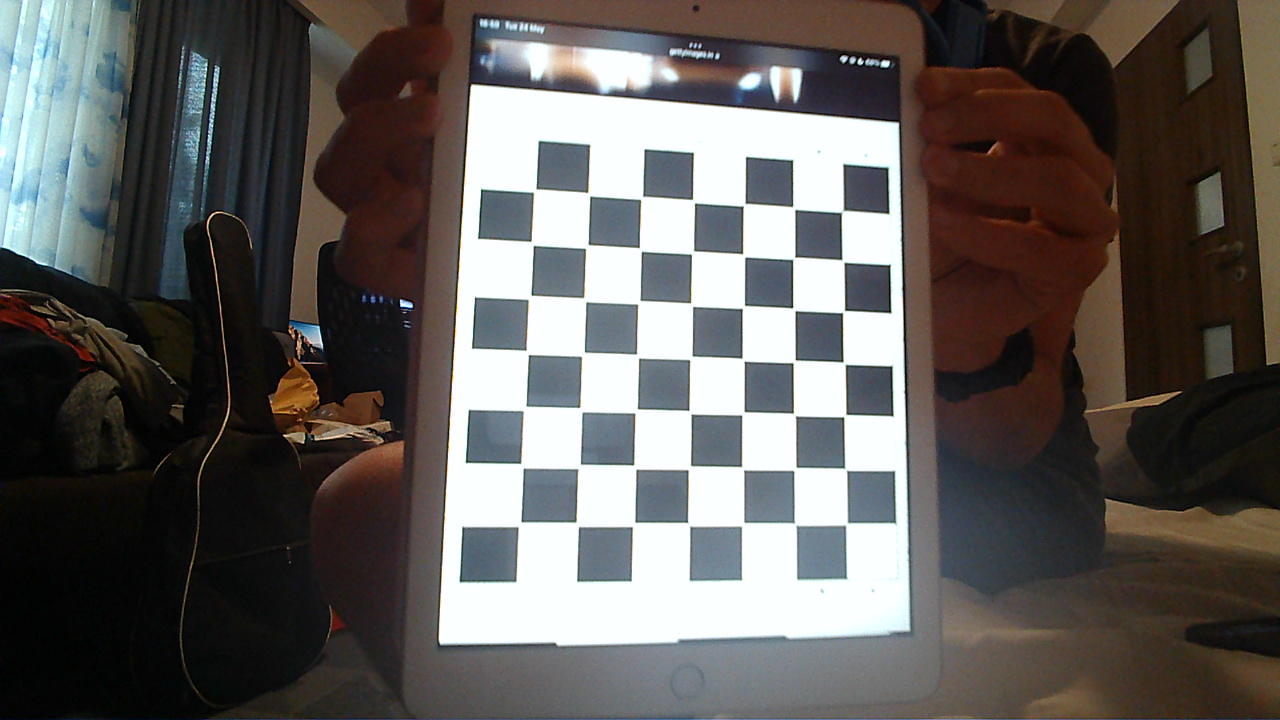
#> input picture data/stereoL/img1.png, 1280 x 720 px, given in place of img6.png, which was not available
$ python calibrateStereo.py   (older library calls are emulated)
#> lines starting #> are read from the running program, lines starting #| are printed output that depends on the picture; pictures that were not available may be replaced by others from this repository, and a replacement may not be noted
import cv2
import numpy as np
from tqdm import tqdm

# Set the path to the images captured by the left and right cameras
pathL = "./data/stereoL/"
pathR = "./data/stereoR/"

# Termination criteria for refining the detected corners
criteria = (cv2.TERM_CRITERIA_EPS + cv2.TERM_CRITERIA_MAX_ITER, 30, 0.001)

objp = np.zeros((6*7,3), np.float32)
objp[:,:2] = np.mgrid[0:6,0:7].T.reshape(-1,2)

img_ptsL = []
img_ptsR = []
obj_pts = []

for i in tqdm(range(6,12)):
	imgL = cv2.imread(pathL+"img%d.png"%i)
#> imgL is the input picture: shape (720, 1280, 3); mean B, G, R 89.9, 92.6, 96.3
	imgR = cv2.imread(pathR+"img%d.png"%i)
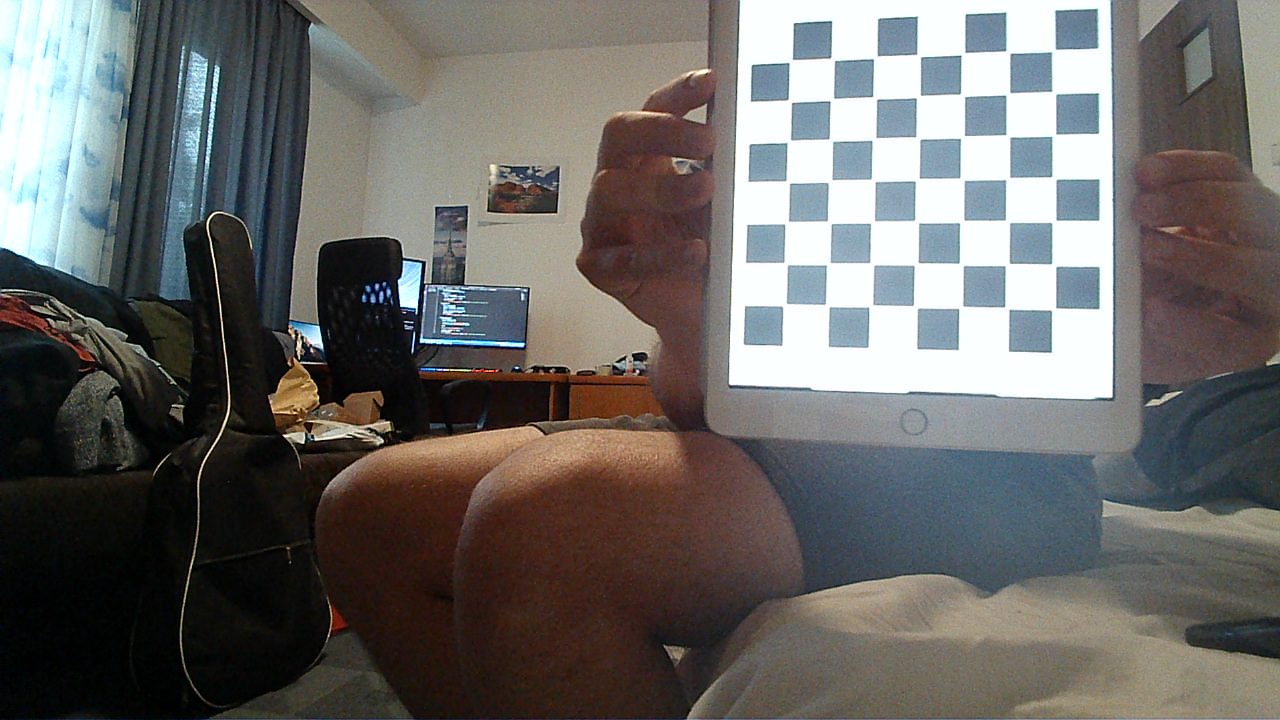
#> input picture data/stereoL/img10.png, 1280 x 720 px, given in place of img6.png, which was not available
#> imgR is the input picture: shape (720, 1280, 3); mean B, G, R 101.9, 104.5, 105.9
	imgL_gray = cv2.imread(pathL+"img%d.png"%i,0)
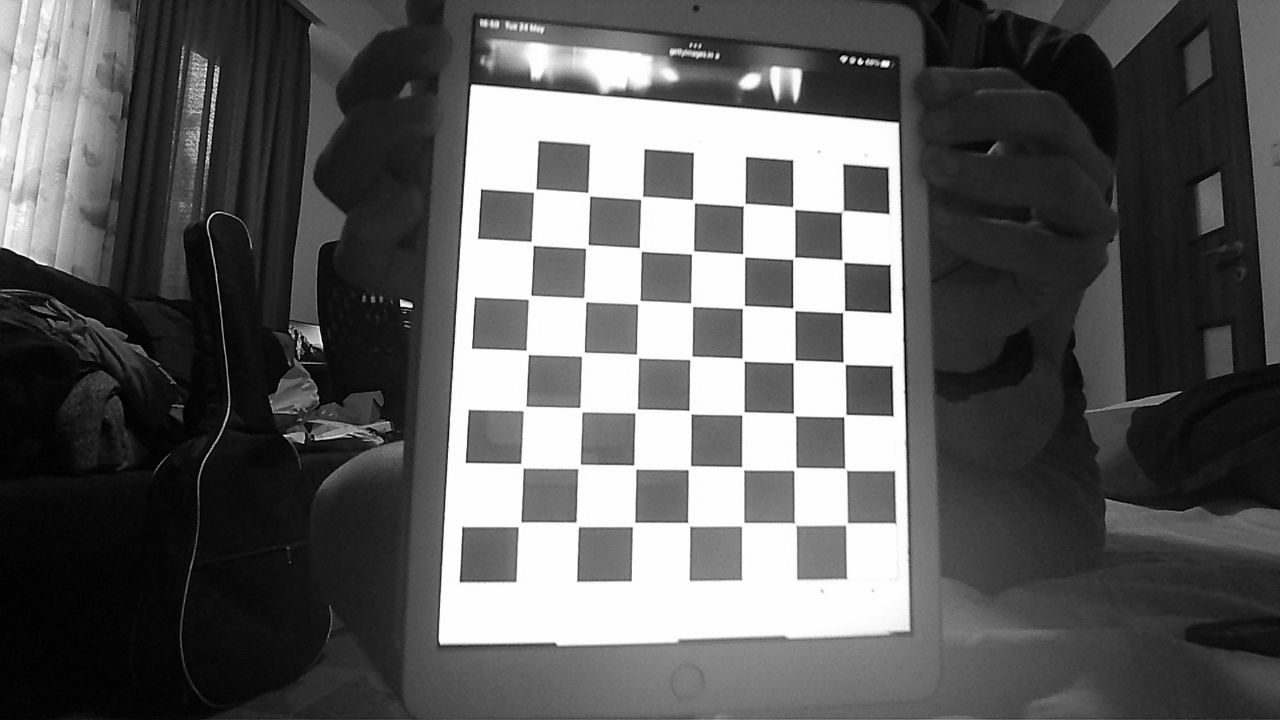
#> imgL_gray: shape (720, 1280); min 0, max 255, mean 93
	imgR_gray = cv2.imread(pathR+"img%d.png"%i,0)
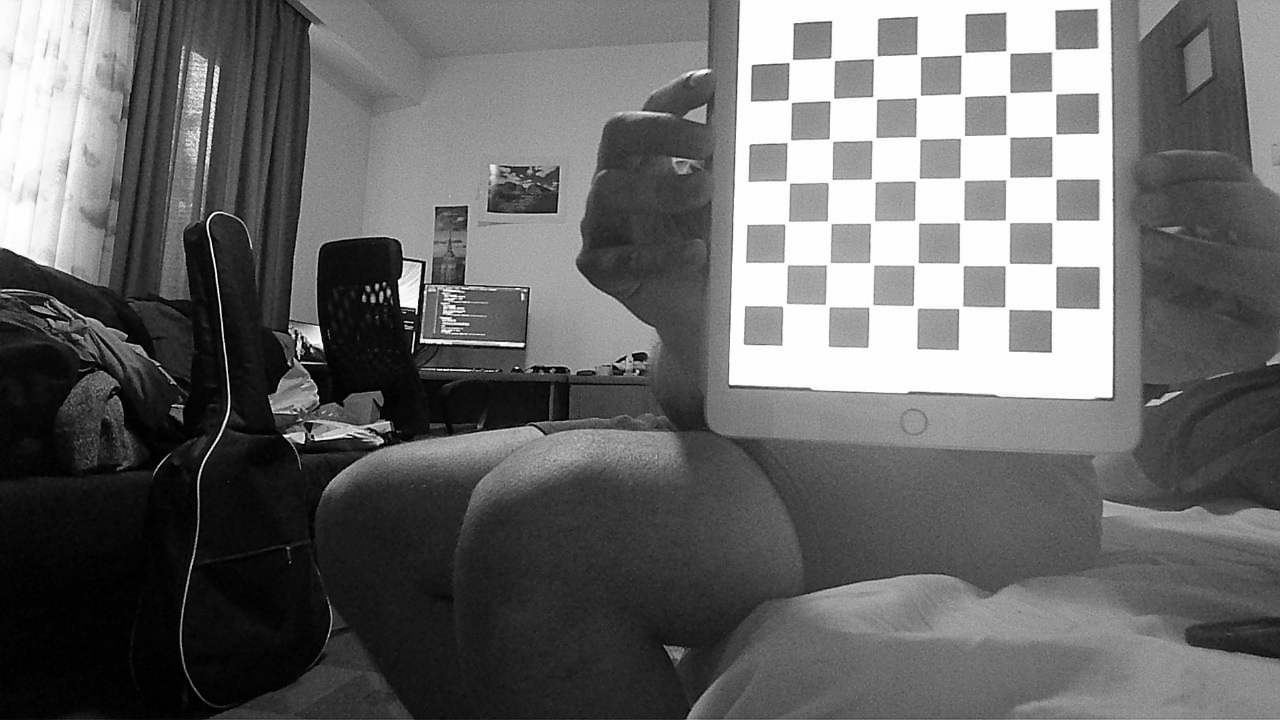
#> imgR_gray: shape (720, 1280); min 0, max 255, mean 104.1

	outputL = imgL.copy()
	outputR = imgR.copy()

	retR, cornersR =  cv2.findChessboardCorners(outputR,(7,6),None)
#> retR = True; cornersR = 42 rows, first 8: [1053.5, 50.5], [1054, 92.5], [1054, 135], [1054, 178], [1054, 221], [1054, 265], [1054.5, 310], [1007, 53]
	retL, cornersL = cv2.findChessboardCorners(outputL,(7,6),None)
#> retL = False; cornersL = None
#> (the run stopped early here; a loop or call above may not have finished)
